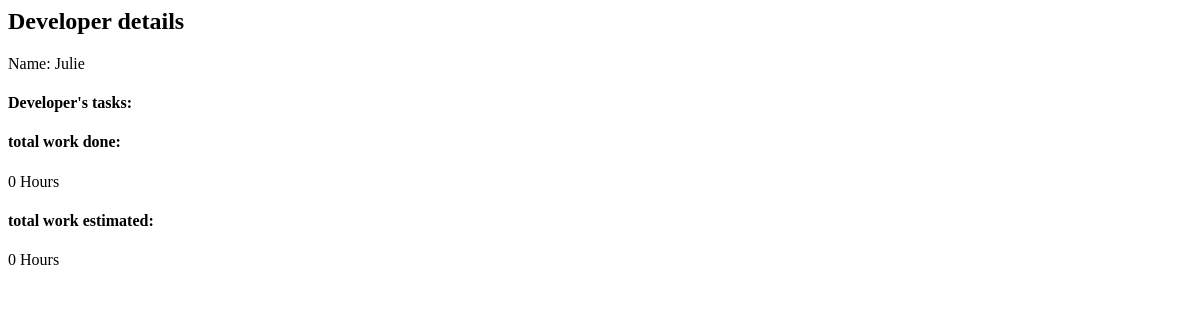
/xptracker/developer/3/, run on an earlier commit of the app's database.
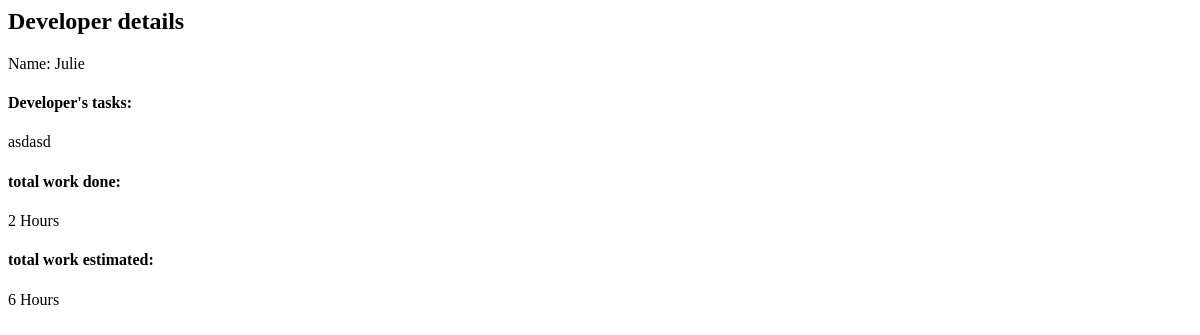
And on a later commit of the database.
### xptracker/models.py (models this page shows, shortened)
class Developer(models.Model):
    name = models.CharField(max_length=100)
    @property
    def total_work_done(self):
        return sum(task.total_work for task in self.task_set.all())
    @property
    def total_work_estimated(self):
        return sum(task.time_hours_estimate for task in self.task_set.all())

class Task(models.Model):
    name = models.CharField(max_length=100)
    description = models.CharField(max_length=1000)
    completed = models.BooleanField(default=False)
    developer = models.ForeignKey(Developer, null=True, blank=True,
                                  on_delete=models.SET_NULL)
    iteration = models.ForeignKey(Iteration, null=True, blank=True,
                                  on_delete=models.SET_NULL)
    time_hours_estimate = models.IntegerField(null=False, blank=False)
    story = models.ForeignKey(Story, on_delete=models.CASCADE)
    @property
    def total_work(self):
        if self.work_set.all():
            return self.work_set.all().aggregate(
                models.Sum('time_hours'))['time_hours__sum']
        else:
            return 0

class Work(models.Model):
    name = models.CharField(max_length=100)
    description = models.CharField(max_length=1000)
    time_hours = models.IntegerField(null=False, blank=False)
    task = models.ForeignKey(Task, on_delete=models.CASCADE)
    developer = models.ForeignKey(Developer, null=True, blank=True,
                                  on_delete=models.SET_NULL)

### xptracker/views.py (the view)
# urls.py: url(r'^developer/(?P<pk>[0-9]+)/', views.DeveloperDetailView.as_view(),
class DeveloperDetailView(DetailView):
    model = Developer

### xptracker/templates/xptracker/developer_detail.html
<h2>Developer details</h2>
Name: {{ developer.name }}
<h4>Developer's tasks:</h4>
{% for task in developer.task_set.all %}
    <p>{{ task.name }}</p>
{% endfor %}
<h4>total work done:</h4>
{{ developer.total_work_done }} Hours
<h4>total work estimated:</h4>
{{ developer.total_work_estimated }} Hours

What changed in the data, as far as the page shows it:
changed through a linked row, Developer "Julie": total_work_done "0" → "2"; total_work_estimated "0" → "6"
now on this page (row edited): Task: name "asdasd"
